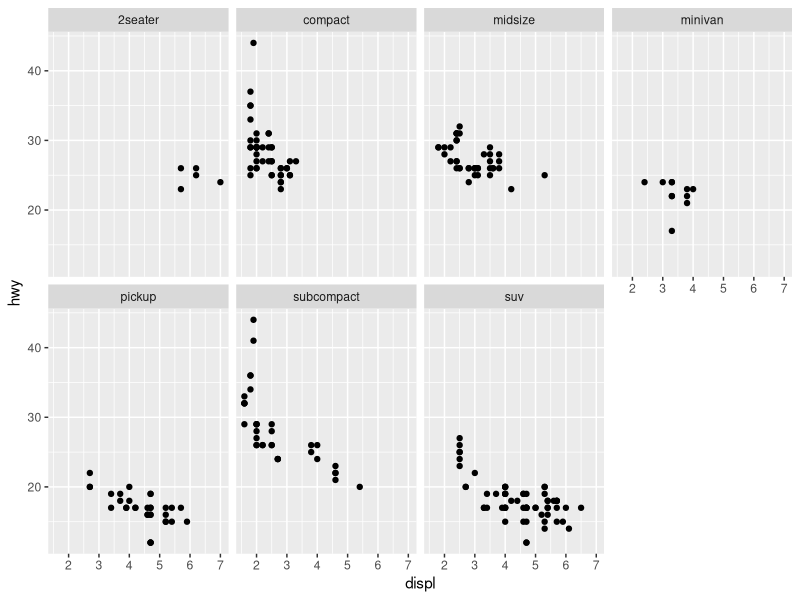
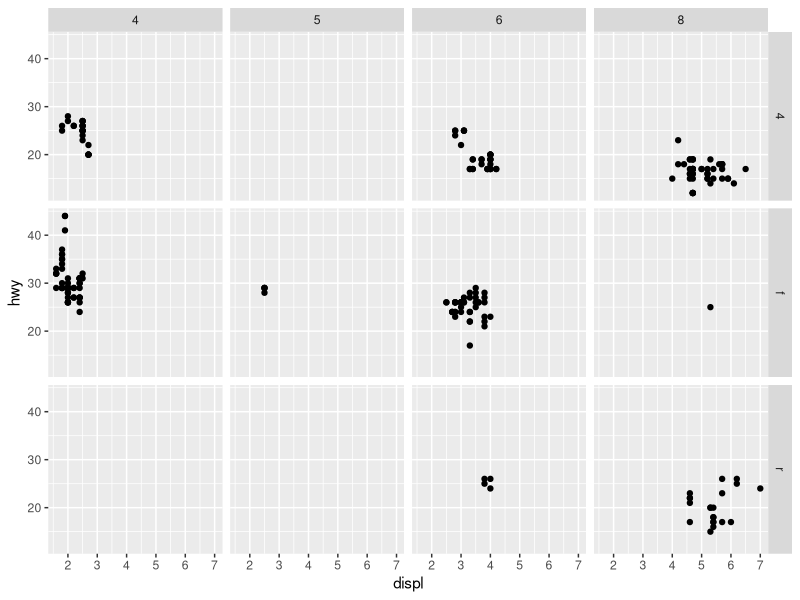
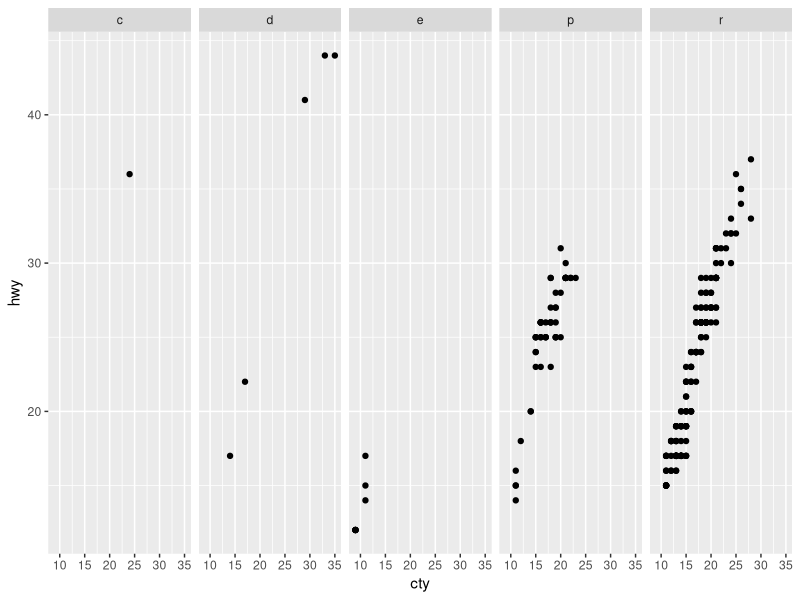
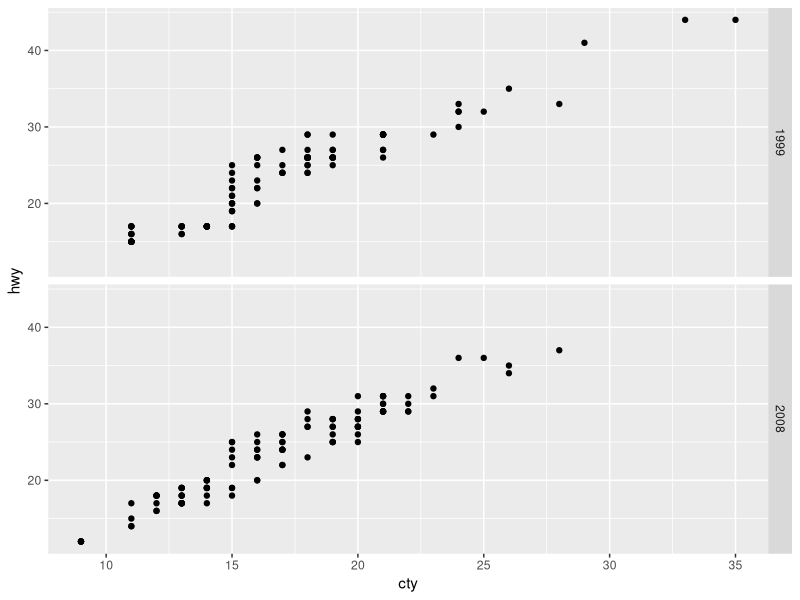
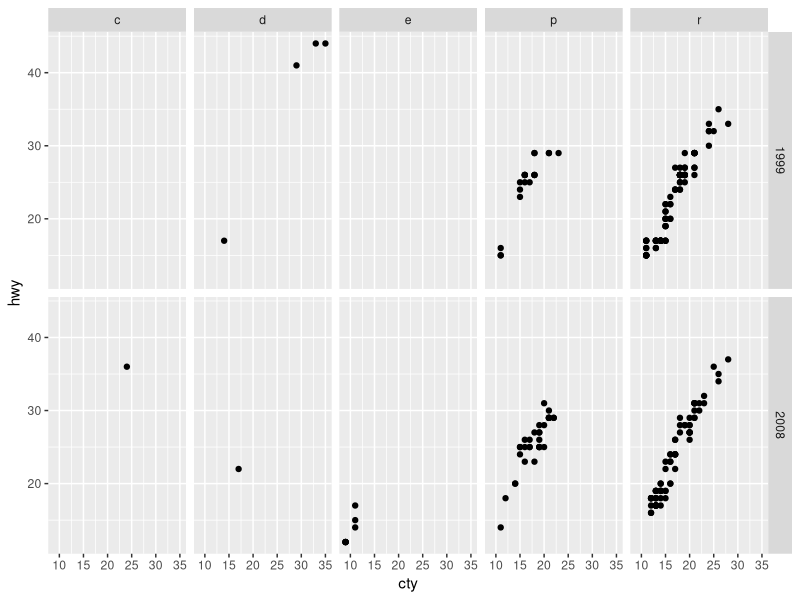
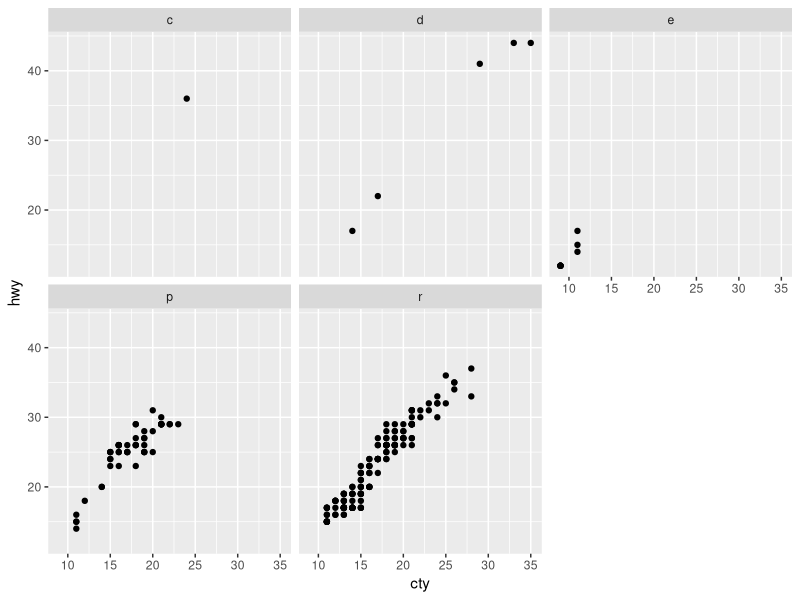
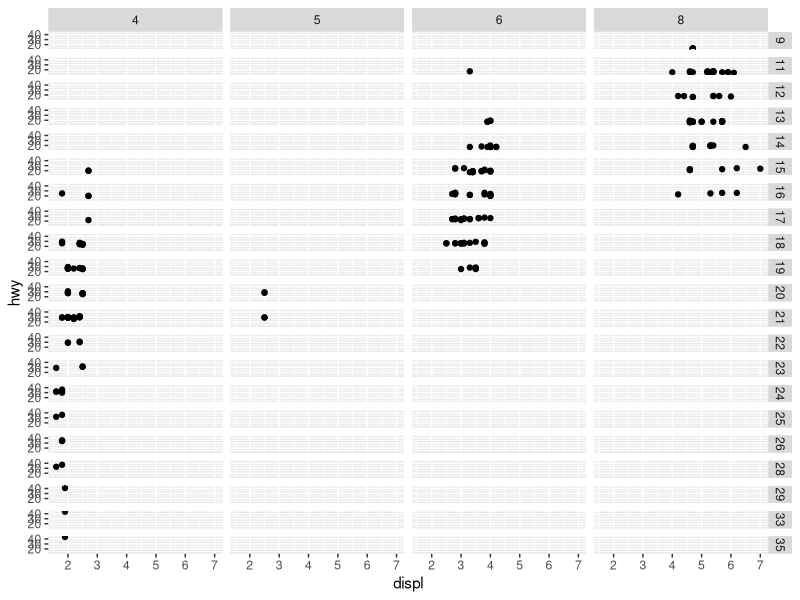
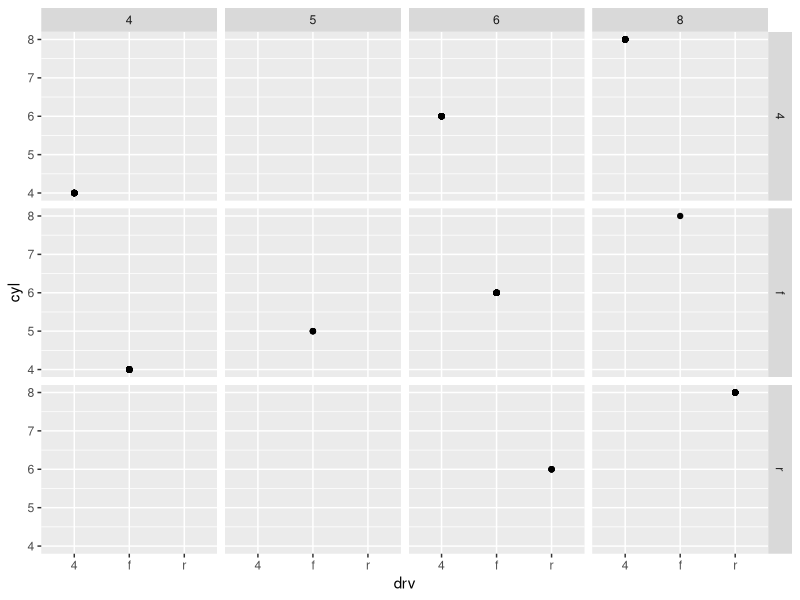

Recreate these plots in R, in order.
## ---- chunk 1
library(tidyverse)

knitr::opts_chunk$set(fig.height = 3, fig.width = 6)

Sys.setlocale(locale = "Lithuanian")
## ---- chunk 2
ggplot(data = mpg) + 
  geom_point(mapping = aes(x = displ, y = hwy)) + 
  facet_wrap(~ class, nrow = 2)
## ---- chunk 3
ggplot(data = mpg) + 
  geom_point(mapping = aes(x = displ, y = hwy)) + 
  facet_grid(drv ~ cyl)
## ---- chunk 4
t <- ggplot(mpg, aes(cty, hwy)) +
     geom_point()
## ---- chunk 5
t + facet_grid(. ~ fl)
## ---- chunk 6
t + facet_grid(year ~ .)
## ---- chunk 7
t + facet_grid(year ~ fl)
## ---- chunk 8
t + facet_wrap(~ fl)
## ---- chunk 9
?mpg
ggplot(data = mpg) + 
  geom_point(mapping = aes(x = displ, y = hwy)) + 
  facet_grid(cty ~ cyl)
## ---- chunk 10
ggplot(data = mpg) + 
     geom_point(mapping = aes(x = drv, y = cyl)) + facet_grid(drv ~ cyl)
## ---- chunk 11
ggplot(data = mpg) + 
    geom_point(mapping = aes(x = displ, y = hwy)) + 
    facet_grid(drv ~ .) 

## ---- chunk 12
ggplot(data = mpg) + 
   geom_point(mapping = aes(x = displ, y = hwy)) + 
   facet_grid(. ~ cyl) 
## ---- chunk 13
ggplot(data = mpg) + 
    geom_point(mapping = aes(x = displ, y = hwy)) + 
    facet_wrap(~ class, nrow = 2) 
## ---- chunk 14
ggplot(data = mpg) + 
    geom_point(mapping = aes(x = displ, y = hwy, color =  )) + 
    facet_wrap(~ class, nrow = 2) 
